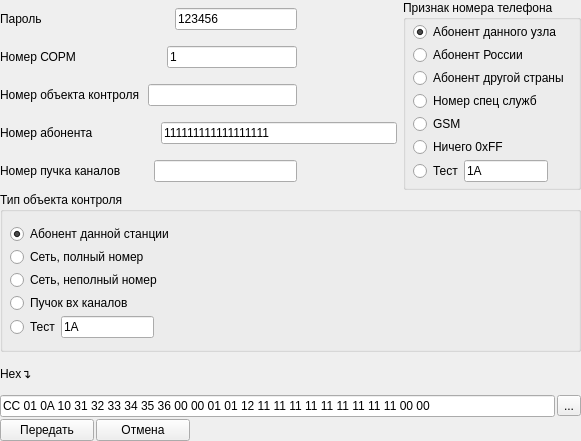
<?xml version="1.0" encoding="UTF-8"?>
<ui version="4.0">
 <class>form_command_10</class>
 <widget class="QWidget" name="form_command_10">
  <property name="geometry">
   <rect>
    <x>0</x>
    <y>0</y>
    <width>581</width>
    <height>441</height>
   </rect>
  </property>
  <property name="windowTitle">
   <string>Команда № 10 «Запрос на передачу данных об объектах контроля»</string>
  </property>
  <widget class="QWidget" name="">
   <property name="geometry">
    <rect>
     <x>0</x>
     <y>0</y>
     <width>581</width>
     <height>441</height>
    </rect>
   </property>
   <layout class="QVBoxLayout" name="verticalLayout_4">
    <property name="spacing">
     <number>2</number>
    </property>
    <item>
     <layout class="QHBoxLayout" name="horizontalLayout_9">
      <property name="spacing">
       <number>6</number>
      </property>
      <item>
       <layout class="QVBoxLayout" name="verticalLayout_3">
        <property name="spacing">
         <number>8</number>
        </property>
        <item>
         <layout class="QHBoxLayout" name="horizontalLayout">
          <property name="spacing">
           <number>133</number>
          </property>
          <property name="rightMargin">
           <number>100</number>
          </property>
          <item>
           <widget class="QLabel" name="label">
            <property name="text">
             <string>Пароль</string>
            </property>
           </widget>
          </item>
          <item>
           <widget class="QLineEdit" name="lineEdit">
            <property name="text">
             <string>123456</string>
            </property>
           </widget>
          </item>
         </layout>
        </item>
        <item>
         <layout class="QHBoxLayout" name="horizontalLayout_2">
          <property name="spacing">
           <number>91</number>
          </property>
          <property name="rightMargin">
           <number>100</number>
          </property>
          <item>
           <widget class="QLabel" name="label_2">
            <property name="text">
             <string>Номер СОРМ</string>
            </property>
           </widget>
          </item>
          <item>
           <widget class="QLineEdit" name="lineEdit_2">
            <property name="text">
             <string>1</string>
            </property>
           </widget>
          </item>
         </layout>
        </item>
        <item>
         <layout class="QHBoxLayout" name="horizontalLayout_3">
          <property name="rightMargin">
           <number>100</number>
          </property>
          <item>
           <widget class="QLabel" name="label_3">
            <property name="text">
             <string>Номер объекта контроля</string>
            </property>
           </widget>
          </item>
          <item>
           <widget class="QLineEdit" name="lineEdit_3">
            <property name="text">
             <string/>
            </property>
           </widget>
          </item>
         </layout>
        </item>
        <item>
         <layout class="QHBoxLayout" name="horizontalLayout_4">
          <property name="spacing">
           <number>68</number>
          </property>
          <item>
           <widget class="QLabel" name="label_4">
            <property name="text">
             <string>Номер абонента</string>
            </property>
           </widget>
          </item>
          <item>
           <widget class="QLineEdit" name="lineEdit_4">
            <property name="text">
             <string>111111111111111111</string>
            </property>
           </widget>
          </item>
         </layout>
        </item>
        <item>
         <layout class="QHBoxLayout" name="horizontalLayout_5">
          <property name="spacing">
           <number>33</number>
          </property>
          <property name="rightMargin">
           <number>100</number>
          </property>
          <item>
           <widget class="QLabel" name="label_5">
            <property name="text">
             <string>Номер пучка каналов</string>
            </property>
           </widget>
          </item>
          <item>
           <widget class="QLineEdit" name="lineEdit_5"/>
          </item>
         </layout>
        </item>
       </layout>
      </item>
      <item>
       <widget class="QGroupBox" name="groupBox_2">
        <property name="minimumSize">
         <size>
          <width>0</width>
          <height>190</height>
         </size>
        </property>
        <property name="title">
         <string>Признак номера телефона</string>
        </property>
        <widget class="QWidget" name="layoutWidget_2">
         <property name="geometry">
          <rect>
           <x>10</x>
           <y>20</y>
           <width>200</width>
           <height>169</height>
          </rect>
         </property>
         <layout class="QVBoxLayout" name="verticalLayout_2">
          <property name="spacing">
           <number>1</number>
          </property>
          <item>
           <widget class="QRadioButton" name="radioButton_5">
            <property name="text">
             <string>Абонент данного узла</string>
            </property>
            <property name="checked">
             <bool>true</bool>
            </property>
           </widget>
          </item>
          <item>
           <widget class="QRadioButton" name="radioButton_6">
            <property name="text">
             <string>Абонент России</string>
            </property>
           </widget>
          </item>
          <item>
           <widget class="QRadioButton" name="radioButton_7">
            <property name="text">
             <string>Абонент другой страны</string>
            </property>
           </widget>
          </item>
          <item>
           <widget class="QRadioButton" name="radioButton_8">
            <property name="text">
             <string>Номер спец служб</string>
            </property>
           </widget>
          </item>
          <item>
           <widget class="QRadioButton" name="radioButton_9">
            <property name="text">
             <string>GSM</string>
            </property>
           </widget>
          </item>
          <item>
           <widget class="QRadioButton" name="radioButton_10">
            <property name="text">
             <string>Ничего 0xFF</string>
            </property>
           </widget>
          </item>
          <item>
           <layout class="QHBoxLayout" name="horizontalLayout_6">
            <property name="rightMargin">
             <number>65</number>
            </property>
            <item>
             <widget class="QRadioButton" name="radioButton_11">
              <property name="text">
               <string>Тест</string>
              </property>
             </widget>
            </item>
            <item>
             <widget class="QLineEdit" name="lineEdit_6">
              <property name="text">
               <string>1A</string>
              </property>
             </widget>
            </item>
           </layout>
          </item>
         </layout>
        </widget>
       </widget>
      </item>
     </layout>
    </item>
    <item>
     <widget class="QGroupBox" name="groupBox">
      <property name="minimumSize">
       <size>
        <width>0</width>
        <height>160</height>
       </size>
      </property>
      <property name="title">
       <string>Тип объекта контроля</string>
      </property>
      <widget class="QWidget" name="layoutWidget_4">
       <property name="geometry">
        <rect>
         <x>10</x>
         <y>30</y>
         <width>209</width>
         <height>123</height>
        </rect>
       </property>
       <layout class="QVBoxLayout" name="verticalLayout">
        <property name="spacing">
         <number>1</number>
        </property>
        <item>
         <widget class="QRadioButton" name="radioButton">
          <property name="text">
           <string>Абонент данной станции</string>
          </property>
          <property name="checked">
           <bool>true</bool>
          </property>
         </widget>
        </item>
        <item>
         <widget class="QRadioButton" name="radioButton_2">
          <property name="text">
           <string>Сеть, полный номер</string>
          </property>
         </widget>
        </item>
        <item>
         <widget class="QRadioButton" name="radioButton_3">
          <property name="text">
           <string>Сеть, неполный номер</string>
          </property>
         </widget>
        </item>
        <item>
         <widget class="QRadioButton" name="radioButton_4">
          <property name="text">
           <string>Пучок вх каналов</string>
          </property>
         </widget>
        </item>
        <item>
         <layout class="QHBoxLayout" name="horizontalLayout_8">
          <property name="rightMargin">
           <number>65</number>
          </property>
          <item>
           <widget class="QRadioButton" name="radioButton_12">
            <property name="text">
             <string>Тест</string>
            </property>
           </widget>
          </item>
          <item>
           <widget class="QLineEdit" name="lineEdit_8">
            <property name="text">
             <string>1A</string>
            </property>
           </widget>
          </item>
         </layout>
        </item>
       </layout>
      </widget>
     </widget>
    </item>
    <item>
     <widget class="QLabel" name="label_7">
      <property name="text">
       <string>Hex↴</string>
      </property>
     </widget>
    </item>
    <item>
     <layout class="QHBoxLayout" name="horizontalLayout_7">
      <item>
       <widget class="QLineEdit" name="lineEdit_7">
        <property name="text">
         <string>CC 01 0A 10 31 32 33 34 35 36 00 00 01 01 12 11 11 11 11 11 11 11 11 11 00 00 </string>
        </property>
       </widget>
      </item>
      <item>
       <widget class="QToolButton" name="toolButton">
        <property name="text">
         <string>...</string>
        </property>
       </widget>
      </item>
     </layout>
    </item>
    <item>
     <layout class="QHBoxLayout" name="horizontalLayout_10">
      <property name="rightMargin">
       <number>391</number>
      </property>
      <item>
       <widget class="QPushButton" name="pushButton">
        <property name="text">
         <string>Передать</string>
        </property>
       </widget>
      </item>
      <item>
       <widget class="QPushButton" name="pushButton_2">
        <property name="text">
         <string>Отмена</string>
        </property>
       </widget>
      </item>
     </layout>
    </item>
   </layout>
  </widget>
 </widget>
 <resources/>
 <connections/>
</ui>
